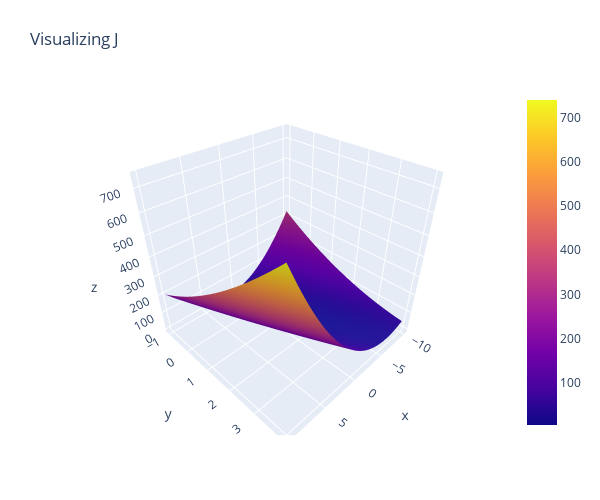

Write notebook code for a chart like this one.
### Code cell
fig = go.Figure(data)

fig.update_layout(title='Visualizing J', autosize=False,
                  width=600, height=500,
                  margin=dict(l=65, r=50, b=65, t=90))

fig.show()

### Figure 1 — Plotly figure (JSON) as saved in the notebook; plotly's stock layout.template omitted (floating-point values rounded to 4 significant figures; data arrays with more than 128 entries replaced by an {"elided": "..."} marker saying what was removed)
{"data": [{"type": "surface", "x": {"elided": "100x100 float values"}, "y": {"elided": "100x100 float values"}, "z": {"elided": "100x100 float values"}}], "layout": {"autosize": false, "height": 500, "margin": {"b": 65, "l": 65, "r": 50, "t": 90}, "title": {"text": "Visualizing J"}, "width": 600}}
